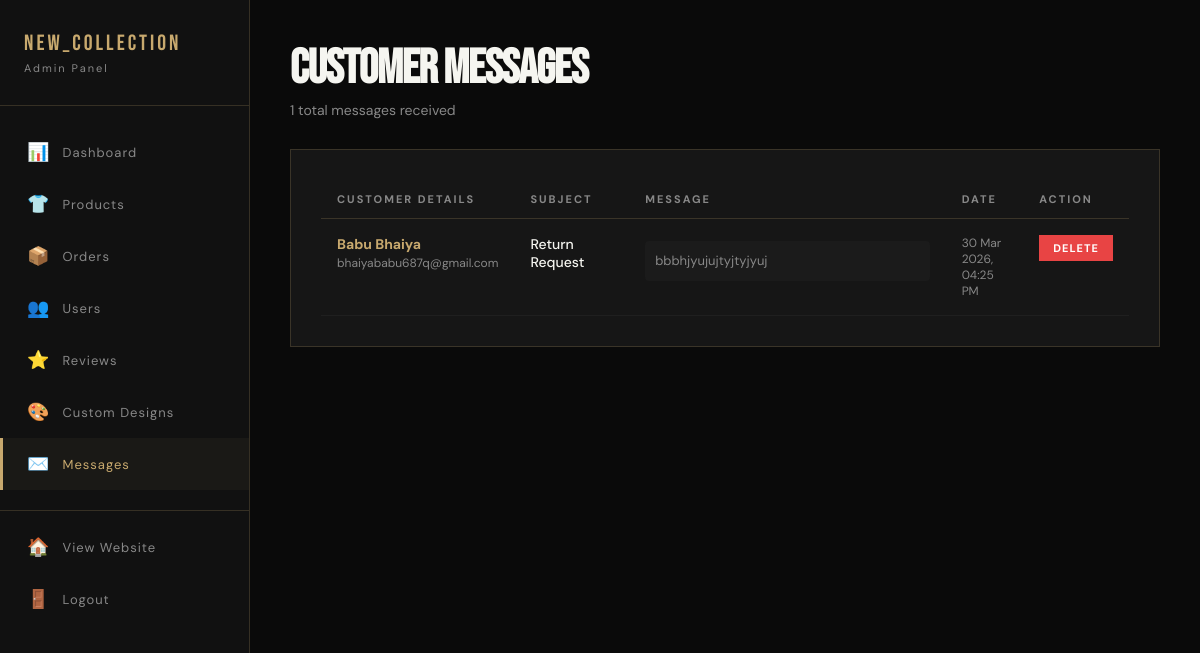
Page /admin/messages.php (signed in) on the committed database.
### tables this page shows
CREATE TABLE `contact_messages` (
  `id` int(11) NOT NULL,
  `name` varchar(100) NOT NULL,
  `email` varchar(100) NOT NULL,
  `subject` varchar(100) NOT NULL,
  `message` text NOT NULL,
  `created_at` timestamp NOT NULL DEFAULT current_timestamp()
);

### admin/messages.php (the view, shortened to what this page needs)
<?php
require_once '../php/config.php';
$messages = mysqli_query($conn, "SELECT * FROM contact_messages ORDER BY created_at DESC");
$total_messages = mysqli_num_rows($messages);
?>
<!DOCTYPE html>
<html lang="en">
<head>
</head>
<body>
    <aside class="sidebar">
        <div class="sidebar-logo">NEW_COLLECTION<span>Admin Panel</span></div>
        <ul class="sidebar-menu">
            <li><a href="index.php"><span>📊</span> Dashboard</a></li>
            <li><a href="products.php"><span>👕</span> Products</a></li>
            <li><a href="orders.php"><span>📦</span> Orders</a></li>
            <li><a href="users.php"><span>👥</span> Users</a></li>
            <li><a href="reviews.php"><span>⭐</span> Reviews</a></li>
            <li><a href="custom_designs.php"><span>🎨</span> Custom Designs</a></li>
            <li><a href="messages.php" class="active"><span>✉️</span> Messages</a></li>
            <li style="margin-top:20px;border-top:1px solid var(--border);padding-top:10px;">
                <a href="../index.php"><span>🏠</span> View Website</a>
            </li>
            <li><a href="../php/logout.php"><span>🚪</span> Logout</a></li>
        </ul>
    </aside>
    <main class="main-content">
        <div class="page-header">
            <h1>CUSTOMER MESSAGES</h1>
            <p style="color:var(--muted);font-size:14px;margin-top:4px;"><?php echo $total_messages; ?> total messages received</p>
        </div>
        <div class="section-card">
            <?php if($total_messages == 0): ?>
                <p style="color:var(--muted);text-align:center;padding:40px 0;">No messages yet!</p>
            <?php else: ?>
            <table>
                <thead>
                    <tr>
                        <th width="20%">Customer Details</th>
                        <th width="15%">Subject</th>
                        <th width="45%">Message</th>
                        <th width="10%">Date</th>
                        <th width="10%">Action</th>
                    </tr>
                </thead>
                <tbody>
                    <?php while($msg = mysqli_fetch_assoc($messages)): ?>
                    <tr>
                        <td>
                            <strong style="color:var(--gold);"><?php echo $msg['name']; ?></strong><br>
                            <span style="font-size:12px;color:var(--muted);"><?php echo $msg['email']; ?></span>
                        </td>
                        <td style="font-weight:500;"><?php echo $msg['subject']; ?></td>
                        <td>
                            <div class="msg-box"><?php echo nl2br($msg['message']); ?></div>
                        </td>
                        <td style="color:var(--muted);font-size:12px;"><?php echo date('d M Y, h:i A', strtotime($msg['created_at'])); ?></td>
                        <td>
                            <a href="messages.php?delete=<?php echo $msg['id']; ?>"
                               onclick="return confirm('Are you sure you want to delete this message?')">
                                <button class="btn-red">Delete</button>
                            </a>
                        </td>
                    </tr>
                    <?php endwhile; ?>
                </tbody>
            </table>
            <?php endif; ?>
        </div>
    </main>
</body>
</html>

### admin/messages.php (style rules this page uses)
* { margin:0; padding:0; box-sizing:border-box; }
:root { --black: #0a0a0a; --dark: #111111; --card: #161616; --gold: #c8a96e; --white: #f5f5f0; --muted: #888888; --red: #e84444; --border: rgba(200,169,110,0.2); }
body { background: var(--black); color: var(--white); font-family: 'DM Sans', sans-serif; display: flex; min-height: 100vh; }
.sidebar { width: 250px; background: var(--dark); border-right: 1px solid var(--border); padding: 30px 0; position: fixed; height: 100vh; overflow-y: auto; }
.sidebar-logo { font-family: 'Bebas Neue', sans-serif; font-size: 22px; letter-spacing: 3px; color: var(--gold); padding: 0 24px 30px; border-bottom: 1px solid var(--border); margin-bottom: 20px; }
.sidebar-logo span { display: block; font-family: 'DM Sans', sans-serif; font-size: 11px; letter-spacing: 2px; color: var(--muted); margin-top: 4px; }
.sidebar-menu { list-style: none; }
.sidebar-menu li a { display: flex; align-items: center; gap: 12px; padding: 14px 24px; color: var(--muted); font-size: 13px; letter-spacing: 1px; text-decoration: none; transition: all 0.3s; border-left: 3px solid transparent; }
.sidebar-menu li a:hover, .sidebar-menu li a.active { color: var(--gold); background: rgba(200,169,110,0.05); border-left-color: var(--gold); }
.sidebar-menu li a span { font-size: 18px; }
.sidebar { -ms-overflow-style: none; scrollbar-width: none; }
.main-content { margin-left: 250px; flex: 1; padding: 40px; }
.page-header { margin-bottom: 30px; }
.page-header h1 { font-family: 'Bebas Neue', sans-serif; font-size: 48px; letter-spacing: -1px; }
.section-card { background: var(--card); border: 1px solid var(--border); padding: 30px; }
table { width: 100%; border-collapse: collapse; }
th { font-size: 11px; letter-spacing: 2px; text-transform: uppercase; color: var(--muted); padding: 12px 16px; text-align: left; border-bottom: 1px solid var(--border); }
td { padding: 16px; font-size: 14px; border-bottom: 1px solid rgba(255,255,255,0.04); vertical-align: top; }
.btn-red { background: var(--red); color: white; border: none; padding: 6px 14px; font-family: 'DM Sans', sans-serif; font-size: 11px; font-weight: 700; letter-spacing: 1px; text-transform: uppercase; cursor: pointer; }
a { text-decoration: none; color: inherit; }
.msg-box { background: rgba(255,255,255,0.02); padding: 10px; border-radius: 4px; font-size: 13px; line-height: 1.5; color: var(--muted); margin-top: 6px; }

### rows in the picture
contact_messages: name "Babu Bhaiya", email "bhaiyababu687q@gmail.com", subject "Return Request", message "bbbhjyujujtyjtyjyuj", created_at "30 Mar 2026, 04:25 PM"

### other values in the picture
$total_messages "1"
